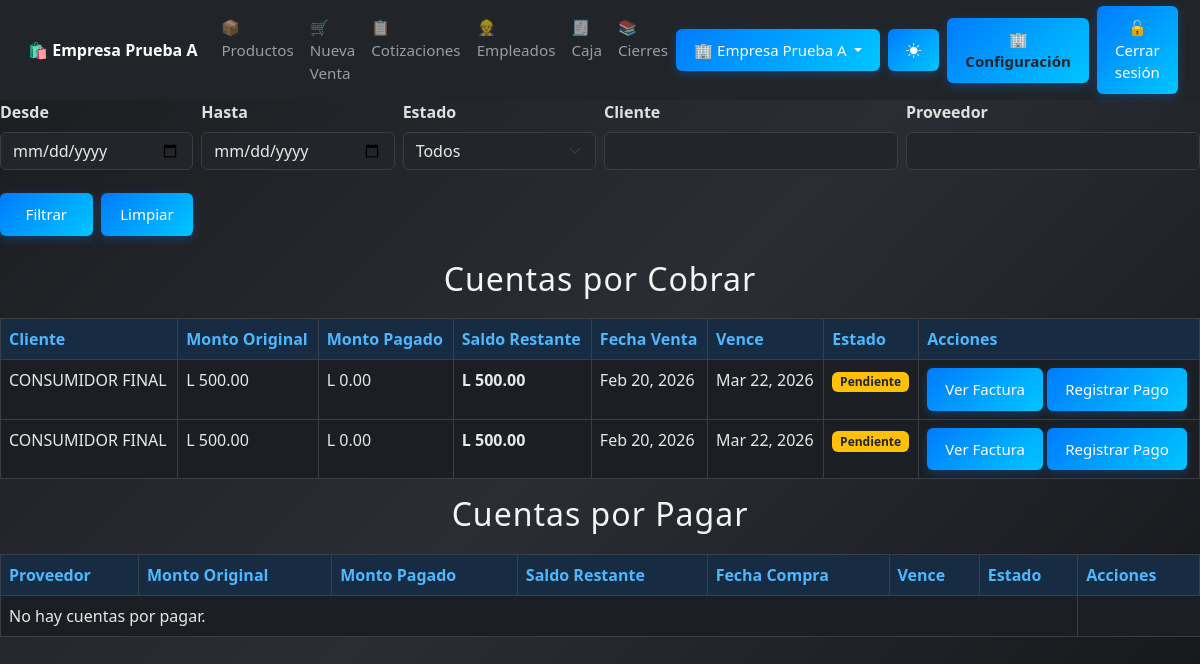
Screenshot of /cuentas/ (signed in) with the database file from the repository.
### core/models.py (models this page shows, shortened)
class Empresa(models.Model):
    nombre = models.CharField(max_length=150)
    rtn = models.CharField(max_length=20, blank=True, null=True)
    direccion = models.CharField(max_length=255, blank=True, null=True)
    telefono = models.CharField(max_length=20, blank=True, null=True)
    correo = models.EmailField(max_length=150, blank=True, null=True)
    activo = models.BooleanField(default=True)
    creado = models.DateTimeField(auto_now_add=True)

### cuentas/models.py (models this page shows, shortened)
class CuentaPorCobrar(models.Model):
    empresa = models.ForeignKey(
        Empresa,
        on_delete=models.PROTECT,
        related_name="cuentas_por_cobrar"
    )
    cliente = models.ForeignKey('clientes.Cliente', on_delete=models.CASCADE)
    venta = models.ForeignKey('ventas.Venta', on_delete=models.CASCADE, related_name='cuentaporcobrar')
    monto_pendiente = models.DecimalField(max_digits=10, decimal_places=2)
    fecha_vencimiento = models.DateField()
    estado = models.CharField(
        max_length=20,
        choices=[('pendiente', 'Pendiente'), ('pagado', 'Pagado')]
    )
    fecha_pago = models.DateField(null=True, blank=True)
    monto_pagado = models.DecimalField(max_digits=10, decimal_places=2, default=0)
    @property
    def saldo_restante(self):
        return self.monto_pendiente - self.monto_pagado

### clientes/models.py (models this page shows, shortened)
class Cliente(models.Model):
    empresa = models.ForeignKey(
        Empresa,
        on_delete=models.PROTECT,
        related_name="clientes"
    )
    nombre = models.CharField(max_length=150)
    rtn = models.CharField(max_length=20, blank=True, null=True)
    direccion = models.CharField(max_length=255, blank=True, null=True)
    telefono = models.CharField(max_length=20, blank=True, null=True)

### ventas/models.py (models this page shows, shortened)
class Venta(models.Model):
    empresa = models.ForeignKey(Empresa, on_delete=models.PROTECT, related_name="ventas")  # ✅
    fecha = models.DateTimeField(auto_now_add=True)
    total = models.DecimalField(max_digits=12, decimal_places=2, default=Decimal('0.00'))
    subtotal_exento = models.DecimalField(max_digits=12, decimal_places=2, default=Decimal('0.00'))
    subtotal_g15 = models.DecimalField(max_digits=12, decimal_places=2, default=Decimal('0.00'))
    subtotal_g18 = models.DecimalField(max_digits=12, decimal_places=2, default=Decimal('0.00'))
    impuesto_15 = models.DecimalField(max_digits=12, decimal_places=2, default=Decimal('0.00'))
    impuesto_18 = models.DecimalField(max_digits=12, decimal_places=2, default=Decimal('0.00'))
    cliente = models.ForeignKey(
        'clientes.Cliente',
        on_delete=models.SET_NULL,
        null=True,
        blank=True,
        default=None
    )
    tipo_pago = models.CharField(
        max_length=10,
        choices=[('contado', 'Contado'), ('credito', 'Crédito')],
        default='contado'
    )
    cai = models.ForeignKey(
        'cai.Cai',
        on_delete=models.SET_NULL,
        null=True,
        blank=True
    )
    numero_factura = models.CharField(max_length=30, null=True, blank=True)

### cuentas/views.py (the view, shortened to what this page needs)
# urls.py: path('', views.resumen_cuentas, name='resumen_cuentas'),
@login_required
@requiere_modulo('mod_cuentas')
@permission_required('cuentas.view_cuentaporcobrar', raise_exception=True)
@permission_required('cuentas.view_cuentaporpagar', raise_exception=True)
def resumen_cuentas(request):
    estado = request.GET.get('estado', '')
    desde = request.GET.get('desde', '')
    hasta = request.GET.get('hasta', '')
    cliente_id = request.GET.get('cliente_id', '')
    cliente_nombre = request.GET.get('cliente_nombre', '')
    proveedor_id = request.GET.get('proveedor_id', '')
    proveedor_nombre = request.GET.get('proveedor_nombre', '')
    por_cobrar = CuentaPorCobrar.objects.filter(empresa=request.empresa)
    por_pagar = CuentaPorPagar.objects.filter(empresa=request.empresa)
    if estado:
        por_cobrar = por_cobrar.filter(estado=estado)
        por_pagar = por_pagar.filter(estado=estado)
    if cliente_id:
        por_cobrar = por_cobrar.filter(cliente_id=cliente_id)
    if proveedor_id:
        por_pagar = por_pagar.filter(proveedor_id=proveedor_id)
    por_cobrar = por_cobrar.annotate(
        orden_estado=Case(
            When(estado='pendiente', then=Value(0)),
            When(estado='pagado', then=Value(1)),
            default=Value(2),
            output_field=IntegerField()
        )
    ).order_by('orden_estado', '-venta__fecha', '-id')
    por_pagar = por_pagar.annotate(
        orden_estado=Case(
            When(estado='pendiente', then=Value(0)),
            When(estado='pagado', then=Value(1)),
            default=Value(2),
            output_field=IntegerField()
        )
    ).order_by('orden_estado', '-compra__fecha', '-id')
    return render(request, 'cuentas/resumen_cuentas.html', {
        'por_cobrar': por_cobrar,
        'por_pagar': por_pagar,
        'f': {
            'estado': estado,
            'desde': desde,
            'hasta': hasta,
            'cliente_id': cliente_id,
            'cliente_nombre': cliente_nombre,
            'proveedor_id': proveedor_id,
            'proveedor_nombre': proveedor_nombre,
        }
    })

### core/context_processors.py (called while the page is built)
def empresas_para_superuser(request):
    if request.user.is_authenticated and request.user.is_superuser:
        return {"empresas_selector": Empresa.objects.all().order_by("id")}
    return {"empresas_selector": []}

def empresa_config(request):
    empresa = getattr(request, "empresa", None)
    if not empresa:
        return {"empresa": None}
    config, _ = EmpresaConfig.objects.get_or_create(
        empresa=empresa,
        defaults={
            "nombre": empresa.nombre,
            "rtn": "00000000000000",
            "direccion": "Pendiente",
        }
    )
    return {"empresa": config}

def modulos_config(request):
    empresa = getattr(request, "empresa", None)
    if not empresa:
        return {"modulos": None}
    modulos, _ = ModuloConfig.objects.get_or_create(empresa=empresa)
    return {"modulos": modulos}

### cuentas/templates/cuentas/resumen_cuentas.html (shortened to what this page needs)
{% extends 'base.html' %}
{% block content %}
<form method="get" class="row g-2 mb-4">
  <div class="col-md-2">
    <label class="form-label">Desde</label>
    <input type="date" name="desde" value="{{ f.desde }}" class="form-control">
  </div>
  <div class="col-md-2">
    <label class="form-label">Hasta</label>
    <input type="date" name="hasta" value="{{ f.hasta }}" class="form-control">
  </div>
  <div class="col-md-2">
    <label class="form-label">Estado</label>
    <select name="estado" class="form-select">
      <option value="" {% if not f.estado %}selected{% endif %}>Todos</option>
    </select>
  </div>
  <div class="col-md-3 position-relative">
    <label class="form-label">Cliente</label>
    <input type="text" id="cliente-input" name="cliente_nombre" value="{{ f.cliente_nombre }}"
           class="form-control" placeholder="Escribí el cliente...">
  </div>
  <div class="col-md-3 position-relative">
    <label class="form-label">Proveedor</label>
    <input type="text" id="proveedor-input" name="proveedor_nombre" value="{{ f.proveedor_nombre }}"
           class="form-control" placeholder="Escribí el proveedor...">
  </div>
  <div class="col-md-2 d-flex align-items-end gap-2">
    <button type="submit" class="btn btn-primary w-100">Filtrar</button>
    <a href="{% url 'cuentas:resumen_cuentas' %}" class="btn btn-secondary w-100">Limpiar</a>
  </div>
</form>
<h2>Cuentas por Cobrar</h2>
<table class="table table-bordered">
  <thead>
    <tr>
      <th>Cliente</th>
      <th>Monto Original</th>
      <th>Monto Pagado</th>
      <th>Saldo Restante</th>
      <th>Fecha Venta</th>
      <th>Vence</th>
      <th>Estado</th>
      <th>Acciones</th>
    </tr>
  </thead>
  <tbody>
    {% for cuenta in por_cobrar %}
    <tr>
      <td>{{ cuenta.cliente.nombre }}</td>
      <td>L {{ cuenta.monto_pendiente|floatformat:2 }}</td>
      <td>L {{ cuenta.monto_pagado|floatformat:2 }}</td>
      <td>
        <strong>L {{ cuenta.saldo_restante|floatformat:2 }}</strong>
      </td>
      <td>{{ cuenta.venta.fecha|date:"M d, Y" }}</td>
      <td>{{ cuenta.fecha_vencimiento|date:"M d, Y" }}</td>
      <td>
        {% if cuenta.estado == 'pendiente' %}
          <span class="badge bg-warning text-dark">Pendiente</span>
        {% else %}
          <span class="badge bg-success">Pagado</span>
        {% endif %}
      </td>
      <td>
        <a href="{% url 'ventas:factura' cuenta.venta.id %}" class="btn btn-sm btn-outline-primary">Ver Factura</a>
        {% if cuenta.estado == 'pendiente' %}
        <a href="{% url 'cuentas:registrar_pago_cliente' cuenta.id %}" class="btn btn-sm btn-success">Registrar Pago</a>
        {% endif %}
      </td>
    </tr>
    {% empty %}
    <tr>
      <td colspan="7">No hay cuentas por cobrar.</td>
    </tr>
    {% endfor %}
  </tbody>
</table>
<h2>Cuentas por Pagar</h2>
<table class="table table-bordered">
  <thead>
    <tr>
      <th>Proveedor</th>
      <th>Monto Original</th>
      <th>Monto Pagado</th>
      <th>Saldo Restante</th>
      <th>Fecha Compra</th>
      <th>Vence</th>
      <th>Estado</th>
      <th>Acciones</th>
    </tr>
  </thead>
  <tbody>
    {% for cuenta in por_pagar %}
    <tr>
      <td>{{ cuenta.proveedor.nombre }}</td>
      <td>L {{ cuenta.monto_pendiente|floatformat:2 }}</td>
      <td>L {{ cuenta.monto_pagado|floatformat:2 }}</td>
      <td>
        <strong>L {{ cuenta.saldo_restante|floatformat:2 }}</strong>
      </td>
      <td>{{ cuenta.compra.fecha|date:"M d, Y" }}</td>
      <td>{{ cuenta.fecha_vencimiento|date:"M d, Y" }}</td>
      <td>
        {% if cuenta.estado == 'pendiente' %}
          <span class="badge bg-warning text-dark">Pendiente</span>
        {% else %}
          <span class="badge bg-success">Pagado</span>
        {% endif %}
      </td>
      <td>
        <a href="{% url 'compras:resumen_compra' cuenta.compra.id %}" class="btn btn-sm btn-outline-success">Ver Resumen</a>
        {% if cuenta.estado == 'pendiente' %}
        <a href="{% url 'cuentas:registrar_pago_proveedor' cuenta.id %}" class="btn btn-sm btn-success">Registrar Pago</a>
        {% endif %}
      </td>
    </tr>
    {% empty %}
    <tr>
      <td colspan="7">No hay cuentas por pagar.</td>
    </tr>
    {% endfor %}
  </tbody>
</table>
{% endblock %}

### core/templates/base.html (shortened to what this page needs)
<!DOCTYPE html>
<html lang="es">
<head>
  {% load static %}
  <link href="https://cdn.jsdelivr.net/npm/bootstrap@5.3.0/dist/css/bootstrap.min.css" rel="stylesheet">
  <link rel="stylesheet" href="{% static 'css/estilo_base.css' %}">
  <link href="https://cdn.jsdelivr.net/npm/bootstrap-icons@1.11.3/font/bootstrap-icons.css" rel="stylesheet">
</head>
<body>
  <nav class="navbar navbar-expand-lg navbar-dark bg-dark sticky-top" id="menu-principal">
    <div class="container-fluid">
      <a class="navbar-brand fw-bold" href="{% url 'dashboard' %}">
        🛍️ {{ request.empresa.nombre|default:"SISTEMAS FAJARDO" }}
      </a>
      <div class="collapse navbar-collapse" id="navbarNav">
        <ul class="navbar-nav me-auto">
          <li class="nav-item">
            <a class="nav-link" href="{% url 'productos:listar_productos' %}">📦 Productos</a>
          </li>
          <li class="nav-item">
            {% if modulos.mod_ventas and perms.ventas.add_venta %}
              <a class="nav-link" href="{% url 'ventas:crear_venta' %}">🛒 Nueva Venta</a>
            {% endif %}
          </li>
          <li class="nav-item">
            {% if modulos.mod_cotizaciones and perms.cotizaciones.view_cotizacion %}
              <a class="nav-link" href="{% url 'cotizaciones:lista_cotizaciones' %}">📋 Cotizaciones</a>
            {% endif %}
          </li>
          <li class="nav-item">
            {% if modulos.mod_empleados and perms.empleados.view_empleado %}
              <a class="nav-link" href="{% url 'empleados:lista_empleados' %}">👷 Empleados</a>
            {% endif %}
          </li>
        <li class="nav-item">
            {% if modulos.mod_caja and perms.caja.add_cajasesion %}
              <a class="nav-link" href="{% url 'caja:abrir_caja' %}">🧾 Caja</a>
            {% endif %}
          </li>
          <li class="nav-item">
            {% if modulos.mod_caja and perms.caja.view_cajasesion %}
            <a class="nav-link" href="{% url 'caja:historial_cajas' %}">📚 Cierres</a>
            {% endif %}
          </li>
        </ul>
        <ul class="navbar-nav ms-auto align-items-center">
                {% if user.is_authenticated and user.is_superuser %}
        <li class="nav-item dropdown me-2">
          <a class="btn btn-outline-info btn-sm dropdown-toggle"
            href="#" role="button" data-bs-toggle="dropdown" aria-expanded="false">
            🏢 {{ request.empresa.nombre|default:"Seleccionar empresa" }}
          </a>
        </li>
        {% endif %}
          <li class="nav-item me-2">
            <button id="themeToggle" class="btn btn-outline-light btn-sm" type="button">
              <i class="bi bi-brightness-high-fill" id="themeIcon"></i>
            </button>
          </li>
          {% if perms.configuracion.view_empresa %}
          <li class="nav-item me-2">
            <a href="{% url 'configuracion:configuracion_empresa' %}"
               class="btn btn-warning btn-sm fw-bold text-dark">
              🏢 Configuración
            </a>
          </li>
          {% endif %}
          {% if user.is_authenticated %}
          <li class="nav-item">
            <form action="{% url 'logout' %}" method="post" class="mb-0">
              <button type="submit" class="btn btn-danger btn-sm">
                🔓 Cerrar sesión
              </button>
            </form>
          </li>
          {% endif %}
        </ul>
      </div>
    </div>
  </nav>
  <div class="container-fluid px-0">
    {% block content %}
    {% endblock %}
  </div>
</body>
</html>

### static/css/estilo_base.css (style rules this page uses)
h2, h3 { text-align: center; color: #f5f5f5; margin-bottom: 20px; letter-spacing: 1px; transition: color 0.3s ease; }
form label { display: block; margin-bottom: 5px; font-weight: 600; color: #e0e0e0; transition: color 0.3s ease; }
form input, form textarea, form select { width: 100%; padding: 10px; margin-bottom: 15px; border: 1px solid rgba(255, 255, 255, 0.2); border-radius: 6px; background-color: rgba(255, 255, 255, 0.1); color: #fff; box-sizing: border-box; transition: all 0.3s ease; }
button, .btn { background: linear-gradient(135deg, #007bff, #00c6ff); color: white; padding: 12px 20px; border: none; border-radius: 6px; font-size: 16px; cursor: pointer; transition: all 0.3s ease; box-shadow: 0 3px 10px rgba(0, 123, 255, 0.3); }
body { background: linear-gradient(135deg, #1a1c1f, #2a2d33, #141619); background-attachment: fixed; color: #f1f1f1; transition: all 0.4s ease; }
@media (max-width: 1200px) { .btn { font-size: 15px; padding: 10px 18px; } }
.navbar, .container, .btn, .contenedor, .form-row, .productos-box { transition: all 0.3s ease; }
.navbar { padding: 0.4rem 1rem !important; }
.navbar-brand { font-size: 1rem; white-space: nowrap; }
.navbar-nav .nav-link { font-size: 0.95rem; padding: 6px 10px; }
html, body { height: 100%; min-height: 100vh; margin: 0; padding: 0; display: flex; flex-direction: column; }
:root { --radius: 6px; }
body:not(.light-mode) { --bs-body-bg: #1b1e22; --bs-body-color: #e8e8e8; --bs-border-color: #3b3f45; --bs-primary-bg-subtle: #172b42; --bs-primary-text: #4db8ff; --bs-card-bg: #22262b; --bs-table-bg: #262b31; --bs-table-striped-bg: #2c3238; --bs-table-hover-bg: #333a42; --bs-warning-bg: #5c4d00; --bs-danger-bg: #5c1f1f; }
body, html { background-color: var(--bs-body-bg) !important; color: var(--bs-body-color) !important; }
input, select, textarea { background-color: var(--bs-card-bg) !important; color: var(--bs-body-color) !important; border-color: var(--bs-border-color) !important; }
.table { background-color: var(--bs-table-bg) !important; color: var(--bs-body-color) !important; }
.table thead th { background-color: var(--bs-primary-bg-subtle) !important; color: var(--bs-primary-text) !important; }
.btn { border-radius: var(--radius); }
.btn-primary { background-color: var(--bs-primary-text); border-color: var(--bs-primary-text); }

### rows the page displays
Empresa: empresa.nombre "Empresa Prueba A"
CuentaPorCobrar: cliente.nombre "CONSUMIDOR FINAL", monto_pendiente "500.00", monto_pagado "0.00", saldo_restante "500.00", venta.fecha "Feb 20, 2026", fecha_vencimiento "Mar 22, 2026", estado "Pendiente"
CuentaPorCobrar: cliente.nombre "CONSUMIDOR FINAL", monto_pendiente "500.00", monto_pagado "0.00", saldo_restante "500.00", venta.fecha "Feb 20, 2026", fecha_vencimiento "Mar 22, 2026", estado "Pendiente"
